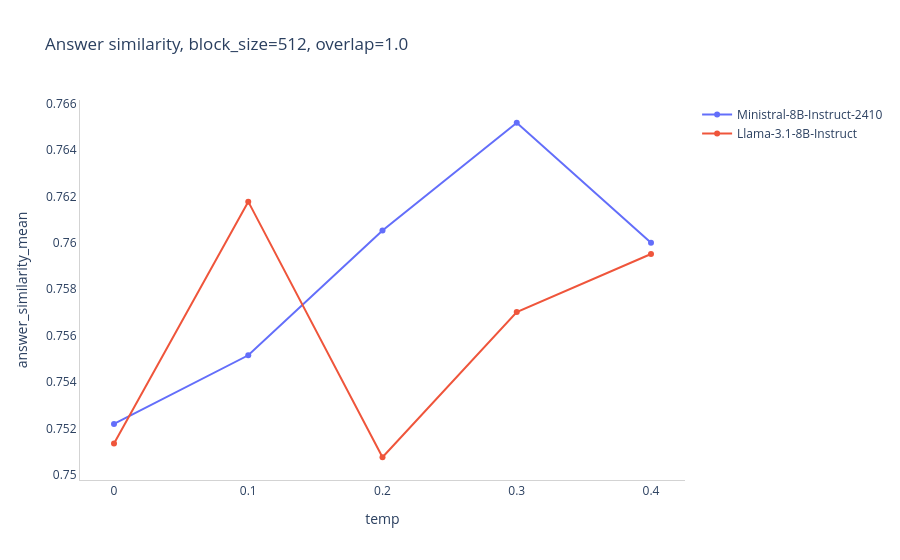

Notebook code cell kept with this figure:
### Code cell
PX.scatter_line_multi(answers_model_stats, 'model', 'temp', 'answer_similarity_mean', f'Answer similarity, block_size={block_size}, overlap={overlap}', yaxes={'title': '', 'range': None})#[0.0, 0.8]

### Figure 1 — Plotly figure (JSON) as saved in the notebook; plotly's stock layout.template omitted (floating-point values rounded to 4 significant figures)
{"data": [{"mode": "lines+markers", "name": "Ministral-8B-Instruct-2410", "type": "scatter", "x": [0.0, 0.1, 0.2, 0.3, 0.4], "y": [0.7522, 0.7552, 0.7605, 0.7652, 0.76]}, {"mode": "lines+markers", "name": "Llama-3.1-8B-Instruct", "type": "scatter", "x": [0.0, 0.1, 0.2, 0.3, 0.4], "y": [0.7513, 0.7618, 0.7508, 0.757, 0.7595]}], "layout": {"paper_bgcolor": "rgba(255, 255, 255, 1.0)", "plot_bgcolor": "rgba(255, 255, 255, 1.0)", "showlegend": true, "title": {"text": "Answer similarity, block_size=512, overlap=1.0"}, "width": 900, "xaxis": {"linecolor": "LightGrey", "linewidth": 1, "showgrid": false, "showline": true, "title": {"text": "temp"}}, "yaxis": {"linecolor": "LightGrey", "linewidth": 1, "showgrid": false, "showline": true, "title": {"text": "answer_similarity_mean"}}}}
